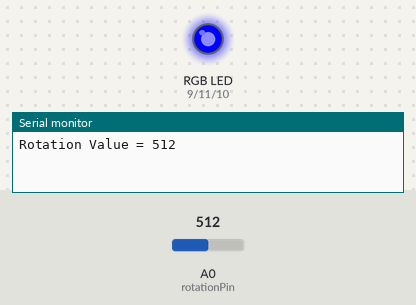
This sketch was run on a simulated Arduino Uno, built with avr-gcc and run on an emulated ATmega328P. Shown: an RGB LED mixed from three pins (HIGH = lit), the last lines printed to the serial monitor. Dashed ring = blinking. The inputs (shaded band) are chosen by the test bench; at power-on: A0 (rotationPin) = 512.

Above: at 1.2 s.
1.3 s: A0 (rotationPin) set to 0
At 2.7 s:
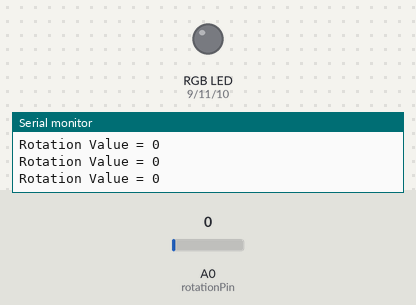
3.0 s: A0 (rotationPin) set to 122
At 3.09 s:
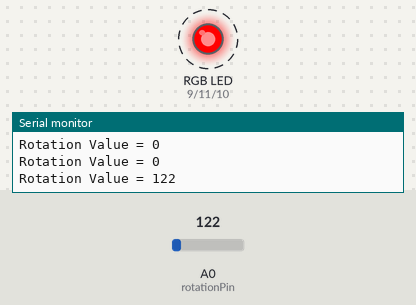
At 3.58 s:
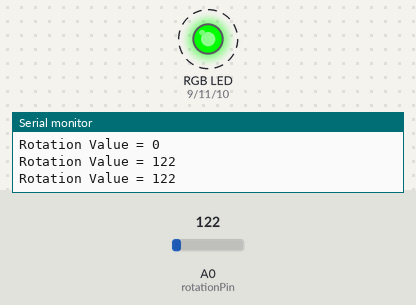
Timing chart, 0 to 12.5 s (numbered marks = the images above; inputs shaded):
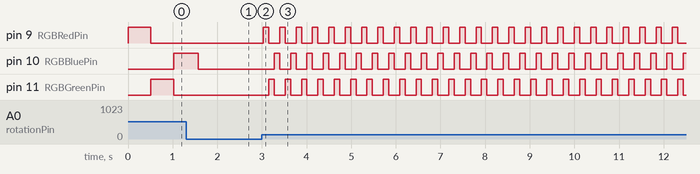

The sketch:

lab3_level2.ino
```cpp
// C++ code
// Emre YILMAZ
// Date 16.06.2021

int rotationPin = A0; // The rotation sensor is plugged into pin A0
int RGBRedPin = 9; // The Red Led is set to pin 9
int RGBBluePin = 10; // The Blue Led is set to pin 10
int RGBGreenPin = 11; // The Green Led is set to pin 11
int waitTime; // It it the time that the Led will be wait
int data = 0; // Stores the data from the rotation pin

void setup(){
  Serial.begin(9600); // Sets the data rate to 9600 bps
  pinMode(rotationPin, INPUT);
  pinMode(RGBRedPin, OUTPUT); // Setup the RGBRed Led pin as an output
  pinMode(RGBGreenPin, OUTPUT); // Setup the RGBGreen Led pin as an output
  pinMode(RGBBluePin, OUTPUT); // Setup the RGBBlue Led pin as an output
}

void loop(){
  waitTime = analogRead(rotationPin); // Reads the value from the A0 pin
  data = analogRead(rotationPin); // Reads the value from the A0 pin
  Serial.print("Rotation Value = ");
  Serial.println(data); // Prints the data to the serial monitor

  // Display Red
  digitalWrite(RGBRedPin, HIGH); // RGBRed Led is On
  delay(waitTime);
  digitalWrite(RGBRedPin, LOW); // RGBRed Led is Off

  // Display Green
  digitalWrite(RGBGreenPin, HIGH); // RGBGreen Led is On
  delay(waitTime);
  digitalWrite(RGBGreenPin, LOW); // RGBGreen Led is Off

  // Display Blue
  digitalWrite(RGBBluePin, HIGH); // RGBBlue Led is On
  delay(waitTime);
  digitalWrite(RGBBluePin, LOW); // RGBBlue Led is Off

}
```

Measured:
- after the input at 1.3 s, pin 9 (RGBRedPin): stays LOW (without the input it goes to HIGH after 0.24 s); pin 11 (RGBGreenPin): stays LOW (without the input it goes to HIGH after 0.75 s)
- after the input at 3.0 s, pin 9 (RGBRedPin): alternates HIGH for 0.12 s and LOW for 0.24 s, starting at once; pin 10 (RGBBluePin): alternates HIGH for 0.12 s and LOW for 0.24 s, starting after 0.28 s; pin 11 (RGBGreenPin): alternates HIGH for 0.12 s and LOW for 0.24 s, starting after 0.15 s
